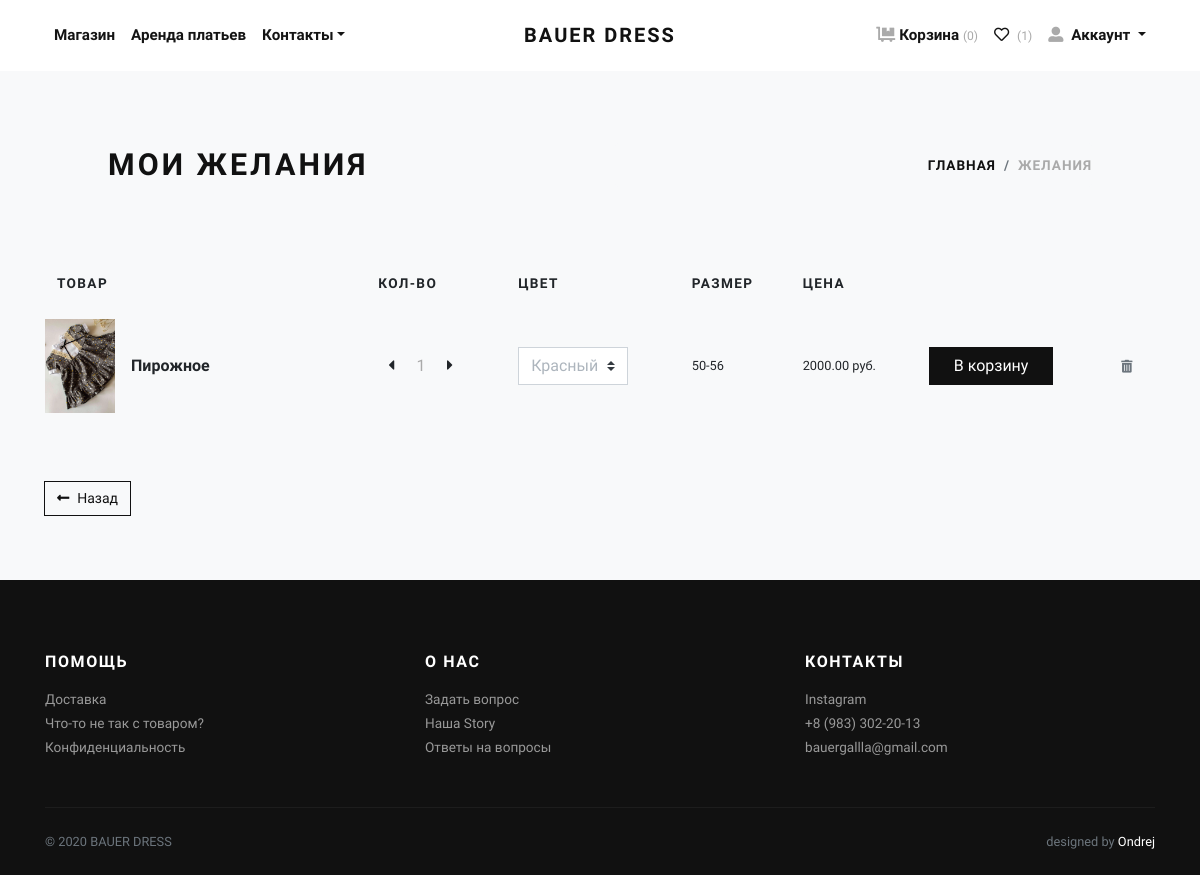
/wishlist/ (signed in), run on the app's committed database.
### wishlist/models.py (models this page shows, shortened)
class Wishlist(models.Model):
	user = models.OneToOneField(User, on_delete=models.CASCADE, verbose_name='Пользователь')
	class Meta:
		verbose_name='лист желаний'
		verbose_name_plural='лист желаний'

class WishlistItem(models.Model):
	product = models.ForeignKey(Product, on_delete=models.SET_NULL, null=True, verbose_name='товар')
	wishlist = models.ForeignKey(Wishlist, on_delete=models.CASCADE, related_name='items')
	price = models.DecimalField(max_digits=10, decimal_places=2, verbose_name='Цена')
	product_set = models.ForeignKey(ProductSet, on_delete=models.SET_NULL, null=True, related_name='product_set')
	date = models.DateTimeField(auto_now_add=True, verbose_name='Дата добавления')
	quantity = models.PositiveIntegerField(default=1, verbose_name='Количество')
	status_bought = models.BooleanField("Добавлен в корзину", default=False)
	class Meta:
		verbose_name='желание'
		verbose_name_plural='желания'
	def get_cost(self):
		return self.price * self.quantity

### shop/models.py (models this page shows, shortened)
class Product(models.Model):
	category = models.ForeignKey(Category, related_name='products',
		on_delete=models.SET_NULL, null=True, verbose_name=u"Тип товара")
	name = models.CharField(max_length=200, db_index=True, verbose_name=u"Название")
	slug = models.SlugField(max_length=200, db_index=True, verbose_name=u"URL",
		help_text='То как этот товар будет отображен в URL.')
	description = RichTextField(default='Full description of product', blank=False, null=True, verbose_name=u"Описание",
		help_text='Добавьте полное описание товара, без характеристик.')
	material = models.ForeignKey(Material, on_delete=models.SET_NULL, null=True, verbose_name=u"Материал")
	price_from = models.DecimalField(max_digits=10, decimal_places=2, verbose_name=u"Цена от", blank=False, null=True)
	price_to = models.DecimalField(max_digits=10, decimal_places=2, verbose_name=u"Цена до", blank=False, null=True)
	stock = models.PositiveIntegerField(default=1, verbose_name=u"В наличии (кол-во)")
	can_spend = models.BooleanField(default=False, verbose_name=u"Вычитать со склада")
	created = models.DateTimeField(auto_now_add=True, verbose_name=u"Создан")
	updated = models.DateTimeField(auto_now=True, verbose_name=u"Обновлен")
	tag = models.ForeignKey(Tag, on_delete=models.SET_NULL, null=True, verbose_name='Возраст')
	rent = models.BooleanField("Доступно в аренду (если да, заполни ниже)", default=False)
	pay_method = models.CharField("Если аренда, то какая оплата?", blank=True, null=True, max_length=3, help_text='Если почасовая-ч, по дням-д, неделям-нед.')
	class Meta:
		index_together = (('id','slug'),)
		verbose_name = 'товар'
		verbose_name_plural = 'товары'

class Gallery(models.Model):
    image = models.ImageField(upload_to='gallery', verbose_name='Фото')
    alt = models.CharField('Описание картинки', max_length=30, blank=False, null=True)
    product = models.ForeignKey(Product, on_delete=models.CASCADE, related_name='images')
    class Meta:
    	verbose_name = 'фото товара'
    	verbose_name_plural = 'фото товаров'

class ProductSet(models.Model):
	product = models.ForeignKey(Product, on_delete=models.CASCADE, related_name='sets')
	size_set = models.ForeignKey(SizeSet, on_delete=models.SET_NULL, null=True, related_name='size_set')
	price = models.DecimalField(max_digits=10, decimal_places=2, blank=False, verbose_name=u"Цена")
	slug = models.SlugField(max_length=300, unique=True, db_index=True)
	class Meta:
		verbose_name = 'сет товара'
		verbose_name_plural = 'сеты товаров'
	def get_absolute_url(self):
		return reverse('shop:product_set__detail', args=[self.product.category.slug, self.product.id, self.product.slug, self.slug])

class SizeSet(models.Model):
	def __str__(self):
		return '{0}-{1}'.format(self.sizes.filter().first(), self.sizes.filter().last())
	class Meta:
		verbose_name = 'сет размеров'
		verbose_name_plural = 'сеты размеров'

class Size(models.Model):
	size = models.CharField(max_length=50, null=True)
	size_set = models.ForeignKey(SizeSet, on_delete=models.CASCADE, null=True, related_name='sizes')
	def __str__(self):
		return self.size

### wishlist/views.py (the view)
# urls.py: path('', views.index, name='index'),
@login_required
def index(request):
	try:
		wishlist = Wishlist.objects.get(user=request.user)
	except ObjectDoesNotExist:
		wishlist = Wishlist.objects.create(user=request.user)
	cart_product_form = CartAddProductForm()
	return render(request, 'wishlist/wishlist.html', {'wishlist': wishlist,
				'cart_product_form': cart_product_form})

### cart/forms.py
class CartAddProductForm(forms.Form):
	quantity = forms.IntegerField()
	update = forms.BooleanField(required=False, initial=False, widget=forms.HiddenInput)
	color = forms.TypedChoiceField(choices=colors)

### cart/cart.py (called while the page is built)
	def __len__(self):
		return sum(item['quantity'] for item in self.cart.values())

### cart/context_processors.py (called while the page is built)
def cart(request):
    return {'cart': Cart(request)}

### information/context_processors.py (called while the page is built)
def categories(request):
    return {
       'categories': Category.objects.all(),
    }

### wishlist/context_processors.py (called while the page is built)
def wishlist(request):
	if request.user.is_authenticated:
		try:
			wishlist = Wishlist.objects.get(user=request.user)
		except ObjectDoesNotExist:
			wishlist = Wishlist.objects.create(user=request.user)
		return {'wishlist': wishlist}
	else:
		return {'wishlist': None}

### wishlist/templates/wishlist/wishlist.html (shortened to what this page needs)
{% extends 'shop/base.html' %}
{% load static %}
{% load widget_tweaks %}
{% block content %}
    <div class="container">
        <section class="bg-light" style="padding-top: 3em;">
          <div class="container">
            <div class="row px-4 px-lg-5 py-lg-4 align-items-center">
              <div class="col-lg-6">
                <h1 class="h2 text-uppercase mb-0">Мои желания</h1>
              </div>
              <div class="col-lg-6 text-lg-right">
                <nav aria-label="breadcrumb">
                  <ol class="breadcrumb justify-content-lg-end mb-0 px-0">
                    <li class="breadcrumb-item"><a href="{% url 'shop:main' %}">Главная</a></li>
                    <li class="breadcrumb-item active" aria-current="page">Желания</li>
                  </ol>
                </nav>
              </div>
            </div>
          </div>
        </section>
        <section class="py-5">
          <div class="row">
            {% if wishlist.items.all %}
            <div class="col-lg-12 mb-4 mb-lg-0">
              <div class="table-responsive mb-4">
                <table class="table">
                  <thead class="bg-light">
                    <tr>
                      <th class="border-0" scope="col"> <strong class="text-small text-uppercase">Товар</strong></th>
                      <th class="border-0" scope="col"> <strong class="text-small text-uppercase" style="white-space: nowrap;">Кол-во
                        </strong></th>
                      <th class="border-0" scope="col"> <strong class="text-small text-uppercase">Цвет</strong></th>
                      <th class="border-0" scope="col"> <strong class="text-small text-uppercase">Размер</strong></th>
                      <th class="border-0" scope="col"> <strong class="text-small text-uppercase">Цена</strong></th>
                      <th class="border-0" scope="col"> </th>
                      <th class="border-0" scope="col"> </th>
                    </tr>
                  </thead>
                  <tbody>
                    {% for item in wishlist.items.all %}
                    {% with product=item.product %}
                    <form method="POST" action="{% url 'wishlist:cart_add' product.id item.get_cost item.product_set.slug %}">
                      <tr>
                        <th class="pl-0 border-0" scope="row">
                          <div class="media align-items-center">
                            <a class="reset-anchor d-block animsition-link" href="{{ item.product_set.get_absolute_url }}">
                              <img src="{% if product.images.first %}{{ product.images.first.image.url }}{% endif %}" alt="{{ product.images.first.alt }}" width="70"/>
                            </a>
                            <div class="media-body ml-3" style="min-width: 150px;">
                              <strong class="h6">
                                <a class="reset-anchor animsition-link" href="{{ item.product_set.get_absolute_url }}">{{ product.name }}</a>
                              </strong>
                            </div>
                          </div>
                        </th>
                        <td class="align-middle border-0">
                          <div class="quantity">
                            <a class="dec-btn" style="padding: 10px;cursor: pointer;"><i class="fas fa-caret-left"></i></a>
                            <input class="form-control border-0 shadow-0 p-0 text-gray" type="text" value="{{ item.quantity }}" name="quantity" style="background-color: transparent;" id="quantity">
                            <a class="inc-btn" style="padding: 10px;cursor: pointer;"><i class="fas fa-caret-right"></i></a>
                          </div>
                        </td>
                        <td class="align-middle border-0">
                          {% render_field cart_product_form.color class="form-control product-size-variation-btn b-rad--none w200 form-control custom-select" style='width: auto;padding-right: 1.75rem;font-size:16px;' %}
                        </td>
                        <td class="align-middle border-0">
                          <p class="mb-0 small">{{ item.product_set.size_set }}</p>
                        </td>
                        <td class="align-middle border-0">
                          <p class="mb-0 small">{{ item.get_cost }}{% if product.rent %} руб/{% if product.pay_method %}{{ product.pay_method }}{% else %}ч{% endif %}{% else %} руб.{% endif %}</p>
                        </td>
                        <td class="align-middle border-0">
                          <button class="btn btn-dark" style="white-space: nowrap;" type="submit">
                            В корзину
                          </button>
                        </td>
                        <td class="align-middle border-0">
                          <a class="reset-anchor" href="{% url 'wishlist:wishlist_remove' product.id item.price item.quantity item.product_set.slug %}"><i class="fas fa-trash-alt small text-muted"></i></a>
                        </td>
                      </tr>
                    </form>
                    {% endwith %}
                    {% endfor %}
                  </tbody>
                </table>
              </div>
            </div>
            <div class="bg-light px-4 py-3">
              <div class="row align-items-center text-center">
                <div class="col-md-6 mb-3 mb-md-0 text-md-left" style="padding-left: 5px;white-space: nowrap;">
                  <a class="btn btn-outline-dark btn-sm" href="{{ request.META.HTTP_REFERER }}"><i class="fas fa-long-arrow-alt-left mr-2"></i>Назад
                  </a>
                </div>
              </div>
            </div>
            {% endif %}
          </div>
        </section>
    </div>
{% endblock %}

### shop/templates/shop/account_nav.html (shortened to what this page needs)
{% load static %}
<ul class="navbar-nav ml-auto">
  <li class="nav-item">
    <a class="nav-link" href="{% url 'cart:cart_detail' %}">
      <i class="fas fa-dolly-flatbed mr-1 text-gray"></i>Корзина
      <small class="text-gray">
        {% if cart %}
          {% with total_items=cart|length %}
            ({{ total_items }})
          {% endwith %}
        {% else %}
          (0)
        {% endif %}
      </small>
    </a>
  </li>
  {% if user.is_authenticated %}
  <li class="nav-item">
    <a class="nav-link" href="{% url 'wishlist:index' %}">
      <i class="far fa-heart mr-1"></i>
      <small class="text-gray">
        {% if wishlist.items.all %}
          ({{ wishlist.items.all|length }})
        {% else %}
          (0)
        {% endif %}
      </small>
    </a>
  </li>
  {% endif %}
  <li class="nav-item dropdown">
    <a class="nav-link dropdown-toggle" href="#" id="navbarDropdown" role="button" data-toggle="dropdown" aria-haspopup="true" aria-expanded="false">
      <i class="fas fa-user-alt mr-1 text-gray"></i>
      Аккаунт
    </a>
  </li>
</ul>

### shop/static/shop/css/style.blue.css (style rules this page uses)
.text-small { font-size: 0.85rem !important; }
.text-gray { color: #aaa !important; }
strong { font-weight: 700; }
.quantity { display: -ms-flexbox; display: flex; -ms-flex-align: center; align-items: center; font-family: inherit; }
.quantity input { width: 2rem; text-align: center; }
.text-uppercase { text-transform: uppercase; letter-spacing: 0.1em; }
.shadow-0 { box-shadow: none !important; }
.reset-anchor { color: inherit; transition: all 0.3s; }
.navbar-light .navbar-nav .nav-link { color: rgba(17, 17, 17, 0.99); font-weight: 800; font-size: 0.95rem; transition: all 0.3s; }
.btn { font-weight: 400; border: 1px solid transparent; font-family: inherit; padding: 0.375rem 1.5rem; font-size: 1rem; line-height: 1.5; border-radius: 0; transition: color 0.15s ease-in-out, background-color 0.15s ease-in-out, border-color 0.15s ease-in-out, box-shadow 0.15s ease-in-out; }
.btn-dark { color: #fff; background-color: #111111; border-color: #111111; }
.btn-outline-dark { color: #111111; background-color: transparent; background-image: none; border-color: #111111; }
.btn-sm { padding: 0.375rem 0.75rem; font-size: 0.875rem; line-height: 1.5; border-radius: 0; }
body { font-family: "Libre Franklin", sans-serif; font-size: 1rem; font-weight: 400; line-height: 1.5; color: #111111; background-color: #fff; }
a { color: #2b90d9; text-decoration: none; }
h1, h2, h3, h4, h5, h6, .h1, .h2, .h3, .h4, .h5, .h6 { margin-bottom: 0.5rem; font-family: inherit; font-weight: 900; line-height: 1.2; color: inherit; }
h1, .h1 { font-size: 2.2rem; }
h2, .h2 { font-size: 1.9rem; }
h6, .h6 { font-size: 1rem; }
small, .small { font-size: 80%; font-weight: 400; }
.bg-light { background-color: #f8f9fa !important; }
.form-control { padding: 0.375rem 0.75rem; font-size: 1rem; line-height: 1.5; color: #495057; background-color: #fff; border: 1px solid #ced4da; border-radius: 0; transition: border-color 0.15s ease-in-out, box-shadow 0.15s ease-in-out; }
.form-control::placeholder { color: #adb5bd; font-size: 0.85rem; font-weight: 400; }
select.form-control:not([size]):not([multiple]) { height: calc(2.25rem + 2px); }
.nav-link { padding: 0.5rem 1rem; }
.breadcrumb { background: #f8f9fa; }
.breadcrumb-item { font-size: 0.85rem; text-transform: uppercase; letter-spacing: 0.07em; font-weight: 900; color: #111111; }
.breadcrumb-item a { color: inherit; transition: all 0.3s; }
.breadcrumb-item.active { color: #aaa; }
input, textarea, select { font-size: 16px; }

### shop/static/shop/css/custom.css (style rules this page uses)
.custom-select { color: #adb5bd; font-size: 0.85rem; font-weight: 400; }

### data on the page
Wishlist: items.all|length "1"
WishlistItem: product.images.first.image (picture), product.name "Пирожное", quantity "1", product_set.size_set "50-56", get_cost "2000.00"
